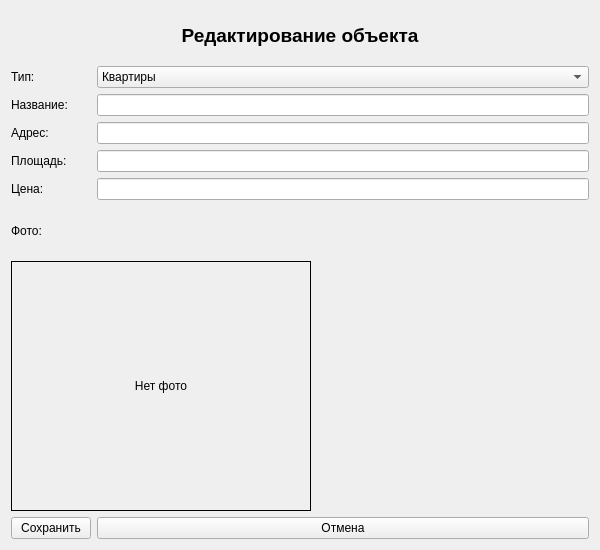
<?xml version="1.0" encoding="UTF-8"?>
<ui version="4.0">
 <class>EditObjectWindow</class>
 <widget class="QWidget" name="EditObjectWindow">
  <property name="geometry">
   <rect>
    <x>0</x>
    <y>0</y>
    <width>600</width>
    <height>550</height>
   </rect>
  </property>
  <property name="windowTitle">
   <string>Редактирование объекта</string>
  </property>
  <layout class="QGridLayout" name="gridLayout">
   <item row="0" column="0" colspan="2">
    <widget class="QLabel" name="labelTitle">
     <property name="font">
      <font>
       <pointsize>14</pointsize>
       <weight>75</weight>
       <bold>true</bold>
      </font>
     </property>
     <property name="text">
      <string>Редактирование объекта</string>
     </property>
     <property name="alignment">
      <set>Qt::AlignCenter</set>
     </property>
    </widget>
   </item>
   <item row="1" column="0">
    <widget class="QLabel" name="labelType">
     <property name="text">
      <string>Тип:</string>
     </property>
    </widget>
   </item>
   <item row="1" column="1">
    <widget class="QComboBox" name="comboType">
     <item>
      <property name="text">
       <string>Квартиры</string>
      </property>
     </item>
     <item>
      <property name="text">
       <string>Дома</string>
      </property>
     </item>
     <item>
      <property name="text">
       <string>Коммерческая</string>
      </property>
     </item>
     <item>
      <property name="text">
       <string>Участки</string>
      </property>
     </item>
    </widget>
   </item>
   <item row="2" column="0">
    <widget class="QLabel" name="labelName">
     <property name="text">
      <string>Название:</string>
     </property>
    </widget>
   </item>
   <item row="2" column="1">
    <widget class="QLineEdit" name="lineName"/>
   </item>
   <item row="3" column="0">
    <widget class="QLabel" name="labelAddress">
     <property name="text">
      <string>Адрес:</string>
     </property>
    </widget>
   </item>
   <item row="3" column="1">
    <widget class="QLineEdit" name="lineAddress"/>
   </item>
   <item row="4" column="0">
    <widget class="QLabel" name="labelSquare">
     <property name="text">
      <string>Площадь:</string>
     </property>
    </widget>
   </item>
   <item row="4" column="1">
    <widget class="QLineEdit" name="lineSquare"/>
   </item>
   <item row="5" column="0">
    <widget class="QLabel" name="labelPrice">
     <property name="text">
      <string>Цена:</string>
     </property>
    </widget>
   </item>
   <item row="5" column="1">
    <widget class="QLineEdit" name="linePrice"/>
   </item>
   <item row="6" column="0" colspan="2">
    <widget class="QLabel" name="labelPhoto">
     <property name="text">
      <string>Фото:</string>
     </property>
    </widget>
   </item>
   <item row="7" column="0" colspan="2">
    <widget class="QLabel" name="photo_label">
     <property name="minimumSize">
      <size>
       <width>300</width>
       <height>250</height>
      </size>
     </property>
     <property name="maximumSize">
      <size>
       <width>300</width>
       <height>250</height>
      </size>
     </property>
     <property name="frameShape">
      <enum>QFrame::Box</enum>
     </property>
     <property name="text">
      <string>Нет фото</string>
     </property>
     <property name="scaledContents">
      <bool>true</bool>
     </property>
     <property name="alignment">
      <set>Qt::AlignCenter</set>
     </property>
    </widget>
   </item>
   <item row="8" column="0">
    <widget class="QPushButton" name="btnSave">
     <property name="text">
      <string>Сохранить</string>
     </property>
    </widget>
   </item>
   <item row="8" column="1">
    <widget class="QPushButton" name="btnCancel">
     <property name="text">
      <string>Отмена</string>
     </property>
    </widget>
   </item>
  </layout>
 </widget>
 <resources/>
 <connections/>
</ui>
